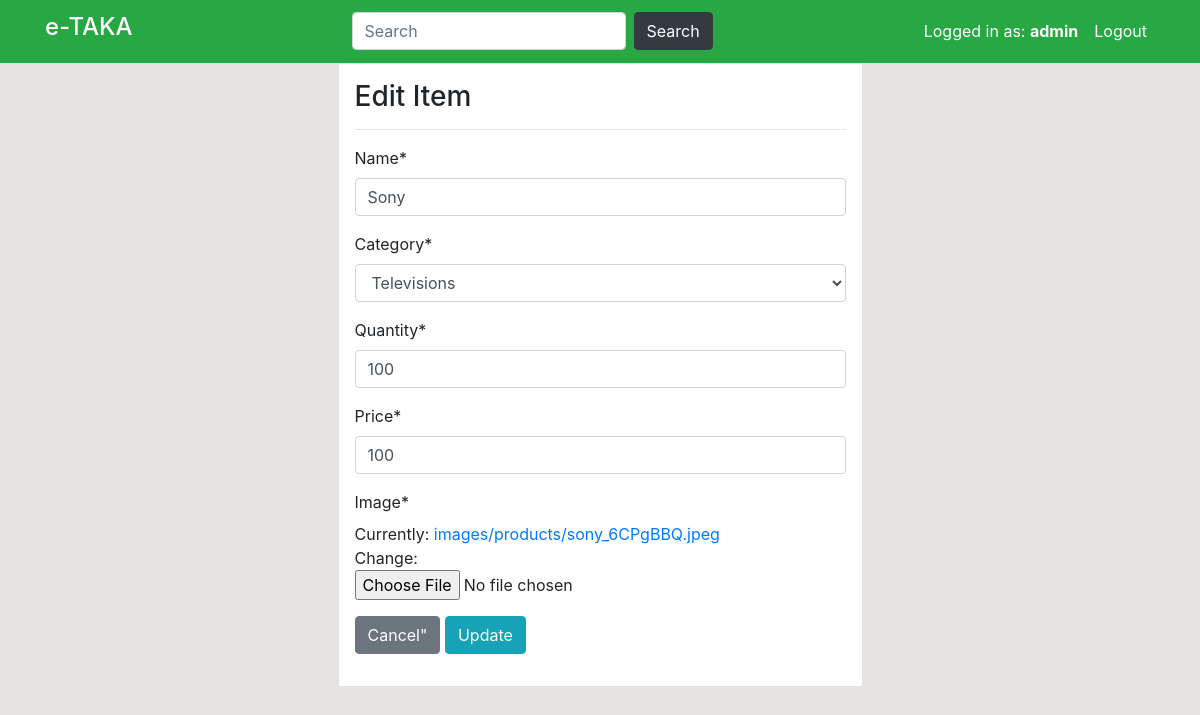
Before: /product/update/1/ (signed in) with the older database file.
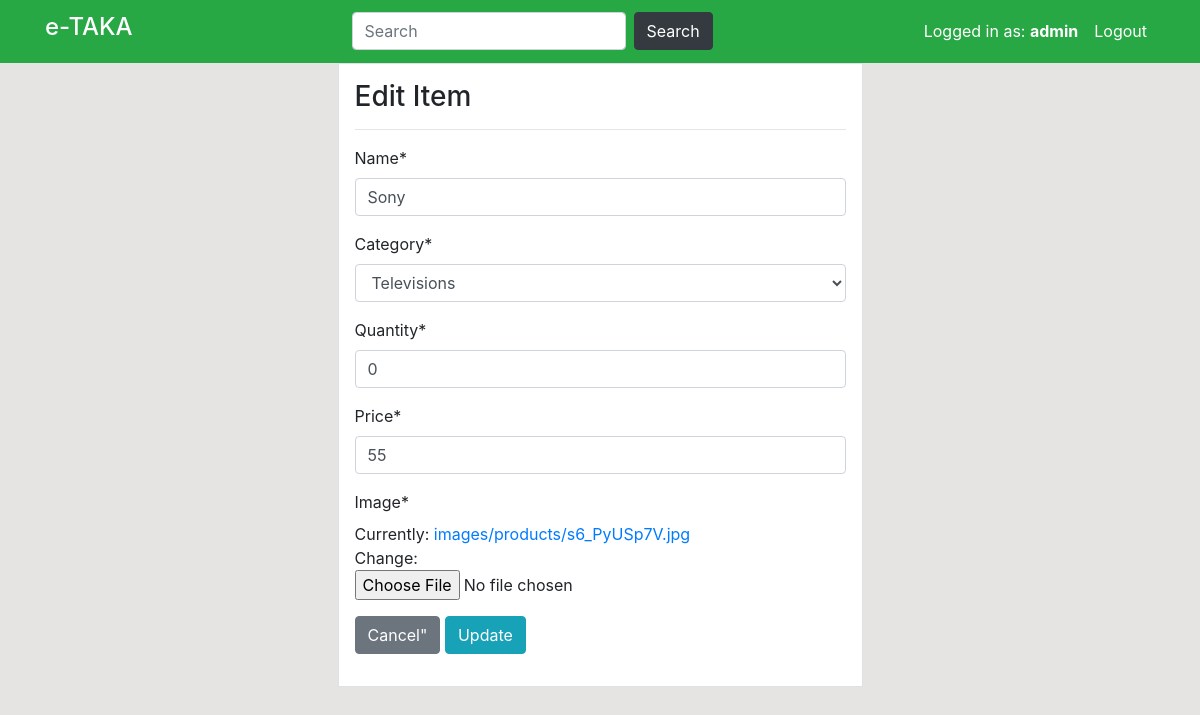
After: the same page with the newer database file.
### users/models.py (models this page shows, shortened)
class Product(models.Model):
    id = models.AutoField(primary_key=True)
    name = models.CharField(max_length=100, null=True)
    quantity = models.PositiveIntegerField(null=True)
    category = models.CharField(max_length=50, choices=CATEGORY, null=True)
    price = models.IntegerField()
    image = models.ImageField(upload_to='images/products', null=True)

### users/views.py (the view)
# urls.py: path('product/update/<int:pk>/', views.product_update, name='dashboard-product-update'),
@login_required(login_url='login')
def product_update(request, pk):
    item = Product.objects.get(id=pk)
    if request.method == 'POST':
        form = ProductForm(request.POST,request.FILES, instance=item)
        if form.is_valid():
            form.save()
            return redirect('dashboard-product')
    else:
        form = ProductForm(instance=item)
    context = {
        'form': form
    }
    return render(request, 'dashboard/product-update.html', context)

### users/forms.py
class ProductForm(forms.ModelForm):
    class Meta:
        model = Product
        fields = ['name', 'category', 'quantity','price', 'image']

### users/templates/dashboard/product-update.html (shortened to what this page needs)
{% extends 'partials/base.html'%}
{% load crispy_forms_tags %}
{%block content%}
<div class="container">
    <div class="row mt-6">
        <div class="col-md-6 offset-md-3">
            <div class="border bg-white p-3">
                <h3>Edit Item</h3>
                <hr>
                <form method="POST" enctype="multipart/form-data">
                   {{ form|crispy }}
                   <a class="btn btn-secondary" href= "{% url 'dashboard-product' %}">Cancel"</a>
                   <input class="btn btn-info" type="submit" value="Update">
               </form>
    </div>
    </div>
    </div>
</div>
{%endblock%}

Changed rows visible on the page:
changed Product "Sony": quantity "100" → "0"; price "100" → "55"
Other visible differences:
text no longer shown: "Name * Category * Quantity * Price * Image * Currently: images/products/sony_6CPgBBQ.jpeg Change:"
text now shown: "Name * Category * Quantity * Price * Image * Currently: images/products/s6_PyUSp7V.jpg Change:"
